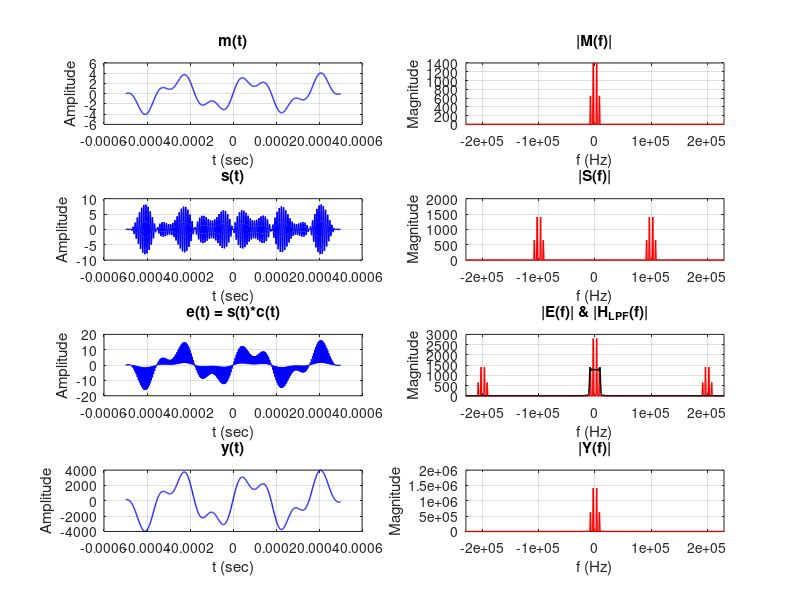

The MATLAB script that drew this image: (Note: this script raises an error after producing the figure.)
clc; clear; close all;

fs = 1e6;
t = -0.0005+1/fs : 1/fs : 0.0005;

N = length(t);
f = (-N/2:N/2-1)*fs/N;

mt = 2.8*sin(2*pi*3e3*t) + 1.3*sin(2*pi*8e3*t);

Ac = 2;
fc = 1e5;
ct = Ac*cos(2*pi*fc*t);

st = mt.*ct;

et = st.*ct;

lpf = sinc(2.5*8e3*t)/N*(2.5*8e3)/2;

yt = conv(et, lpf, 'same');

figure
subplot(4,2,1)
plot(t, mt, 'b', 'LineWidth', 1)
grid on
title('m(t)')
xlabel('t (sec)')
ylabel('Amplitude')

subplot(4,2,2)
plot(f, abs(fftshift(fft(mt))), 'r', 'LineWidth', 1)
grid on
title('|M(f)|')
xlabel('f (Hz)')
ylabel('Magnitude')
xlim([-2*fc-3e4 2*fc+3e4])

subplot(4,2,3)
plot(t, st, 'b', 'LineWidth', 1)
grid on
title('s(t)')
xlabel('t (sec)')
ylabel('Amplitude')

subplot(4,2,4)
plot(f, abs(fftshift(fft(st))), 'r', 'LineWidth', 1)
grid on
title('|S(f)|')
xlabel('f (Hz)')
ylabel('Magnitude')
xlim([-2*fc-3e4 2*fc+3e4])

subplot(4,2,5)
plot(t, et, 'b', 'LineWidth', 1)
grid on
title('e(t) = s(t)*c(t)')
xlabel('t (sec)')
ylabel('Amplitude')

subplot(4,2,6)
plot(f, abs(fftshift(fft(et))), 'r', 'LineWidth', 1)
hold on
plot(f, abs(fftshift(fft(lpf))) / max(abs(fftshift(fft(lpf)))) * max(abs(fftshift(fft(et)))) / 2, 'k', 'LineWidth', 1)
hold off
grid on
title('|E(f)| & |H_{LPF}(f)|')
xlabel('f (Hz)')
ylabel('Magnitude')
xlim([-2*fc-3e4 2*fc+3e4])

subplot(4,2,7)
plot(t, yt, 'b', 'LineWidth', 1)
grid on
title('y(t)')
xlabel('t (sec)')
ylabel('Amplitude')

subplot(4,2,8)
plot(f, abs(fftshift(fft(yt))), 'r', 'LineWidth', 1)
grid on
title('|Y(f)|')
xlabel('f (Hz)')
ylabel('Magnitude')
xlim([-2*fc-3e4 2*fc+3e4])

sgtitle('Lab 5 Q2: DSB-SC Modulation and Synchronous Demodulation (Two Tones)')
